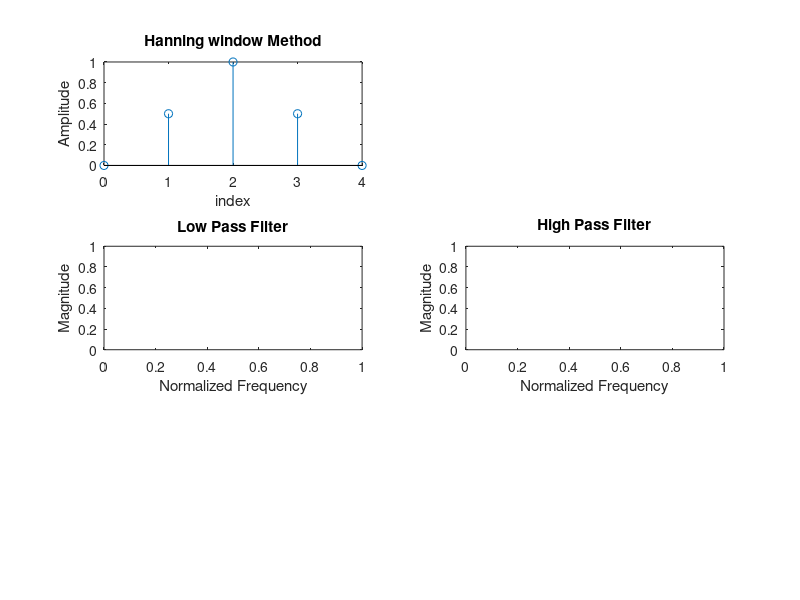

This figure's MATLAB source: (Note: this script raises an error after producing the figure.)
wc=0.5*pi;
N=input("enter the order:");
alpha=(N-1)/2;
window=hanning(N)';
%transpose taken
n=0:1:N-1;
w=0:0.01:pi;
%rectangular window
subplot(321);
stem(0:1:N-1,window);
xlabel("index");
ylabel("Amplitude");
title("Hanning window Method");
%low pass filter
hd_lp=(sin(wc*(n-alpha)))./(pi*(n-alpha));
hn=hd_lp.*window;
h_lp=freqz(hn,1,w);
subplot(323);
plot(w/pi,10*log10(abs(h_lp)));
xlabel("Normalized Frequency");
ylabel("Magnitude");
title("Low Pass Filter");
%high pass filter
hd_hp=(sin(pi*(n-alpha))-sin(wc*(n-alpha)))./(pi*(n-alpha));
hn=hd_hp.*window;
h_hp=freqz(hn,1,w);
subplot(324);
plot(w/pi,10*log10(abs(h_hp)));
xlabel("Normalized Frequency");
ylabel("Magnitude");
title("High Pass Filter");
%band pass filter
hd_bp=(sin(wc2*pi*(n-alpha))-sin(wc1*(n-alpha)))*wc./(pi*(n-alpha));
hn=hd_bs.*window;
h_bp=freqz(hn,1,w);
subplot(325);
plot(w/pi,10*log10(abs(h_bp)));
xlabel("Normalized Frequency");
ylabel("Magnitude");
title("Band Pass Filter");
%band stop filter
hd_bs=(sin(wc1*(n-alpha))-sin(wc2*(n-alpha))+sin(pi*(n-alpha)))./(pi*(n-alpha));
hn=hd_bs.*window;
h_bs=freqz(hn,1,w);
subplot(326);
plot(w/pi,10*log10(abs(h_bs)));
xlabel("Normalized Frequency");
ylabel("Magnitude");
title("Band Stop Filter");